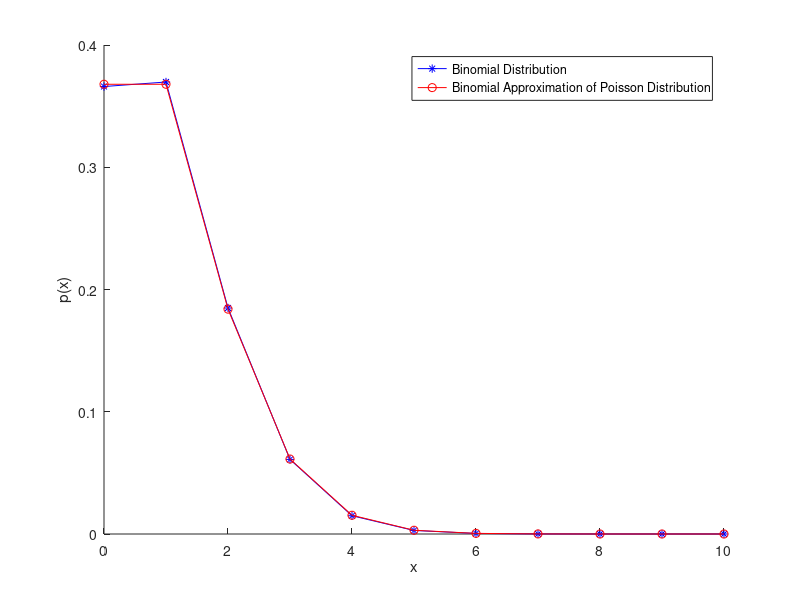

This figure's MATLAB source:
%binomial distribution PMF
x = 0:10;
y = binopdf(x,100,0.01);
xlim=get(gca,'Xlim'); 
hold on

%binomial_approximation of poisson distribution PMF
% lamda = np
x = 0:10;
y_ = binopdf(x,100000,0.00001);

plot(x,y,'-*b',x,y_,'-or');
legend('Binomial Distribution','Binomial Approximation of Poisson Distribution');   %右上角标注
xlabel('x')  %x轴坐标描述
ylabel('p(x)') %y轴坐标描述
